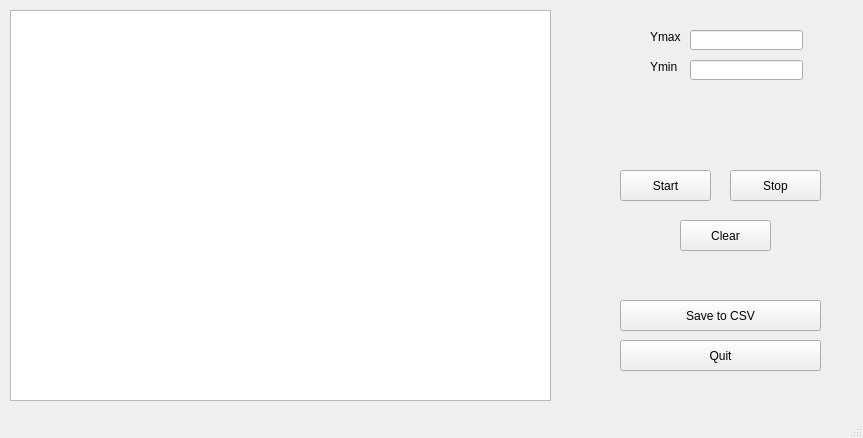
<?xml version="1.0" encoding="UTF-8"?>
<ui version="4.0">
 <class>MainWindow</class>
 <widget class="QMainWindow" name="MainWindow">
  <property name="geometry">
   <rect>
    <x>0</x>
    <y>0</y>
    <width>863</width>
    <height>438</height>
   </rect>
  </property>
  <property name="windowTitle">
   <string>MainWindow</string>
  </property>
  <widget class="QWidget" name="centralwidget">
   <widget class="QPushButton" name="btn_quit">
    <property name="geometry">
     <rect>
      <x>620</x>
      <y>340</y>
      <width>201</width>
      <height>31</height>
     </rect>
    </property>
    <property name="text">
     <string>Quit</string>
    </property>
   </widget>
   <widget class="PlotWidget" name="graphicsView">
    <property name="geometry">
     <rect>
      <x>10</x>
      <y>10</y>
      <width>541</width>
      <height>391</height>
     </rect>
    </property>
   </widget>
   <widget class="QPushButton" name="btn_start">
    <property name="geometry">
     <rect>
      <x>620</x>
      <y>170</y>
      <width>91</width>
      <height>31</height>
     </rect>
    </property>
    <property name="text">
     <string>Start</string>
    </property>
   </widget>
   <widget class="QPushButton" name="btn_stop">
    <property name="geometry">
     <rect>
      <x>730</x>
      <y>170</y>
      <width>91</width>
      <height>31</height>
     </rect>
    </property>
    <property name="text">
     <string>Stop</string>
    </property>
   </widget>
   <widget class="QPushButton" name="btn_clear">
    <property name="geometry">
     <rect>
      <x>680</x>
      <y>220</y>
      <width>91</width>
      <height>31</height>
     </rect>
    </property>
    <property name="text">
     <string>Clear</string>
    </property>
   </widget>
   <widget class="QLineEdit" name="ln_ymax">
    <property name="geometry">
     <rect>
      <x>690</x>
      <y>30</y>
      <width>113</width>
      <height>20</height>
     </rect>
    </property>
   </widget>
   <widget class="QLineEdit" name="ln_ymin">
    <property name="geometry">
     <rect>
      <x>690</x>
      <y>60</y>
      <width>113</width>
      <height>20</height>
     </rect>
    </property>
   </widget>
   <widget class="QLabel" name="label">
    <property name="geometry">
     <rect>
      <x>650</x>
      <y>60</y>
      <width>47</width>
      <height>13</height>
     </rect>
    </property>
    <property name="text">
     <string>Ymin</string>
    </property>
   </widget>
   <widget class="QLabel" name="label_2">
    <property name="geometry">
     <rect>
      <x>650</x>
      <y>30</y>
      <width>47</width>
      <height>13</height>
     </rect>
    </property>
    <property name="text">
     <string>Ymax</string>
    </property>
   </widget>
   <widget class="QPushButton" name="btn_save">
    <property name="geometry">
     <rect>
      <x>620</x>
      <y>300</y>
      <width>201</width>
      <height>31</height>
     </rect>
    </property>
    <property name="text">
     <string>Save to CSV</string>
    </property>
   </widget>
  </widget>
  <widget class="QMenuBar" name="menubar">
   <property name="geometry">
    <rect>
     <x>0</x>
     <y>0</y>
     <width>863</width>
     <height>21</height>
    </rect>
   </property>
  </widget>
  <widget class="QStatusBar" name="statusbar"/>
 </widget>
 <customwidgets>
  <customwidget>
   <class>PlotWidget</class>
   <extends>QGraphicsView</extends>
   <header>pyqtgraph</header>
  </customwidget>
 </customwidgets>
 <resources/>
 <connections/>
</ui>
